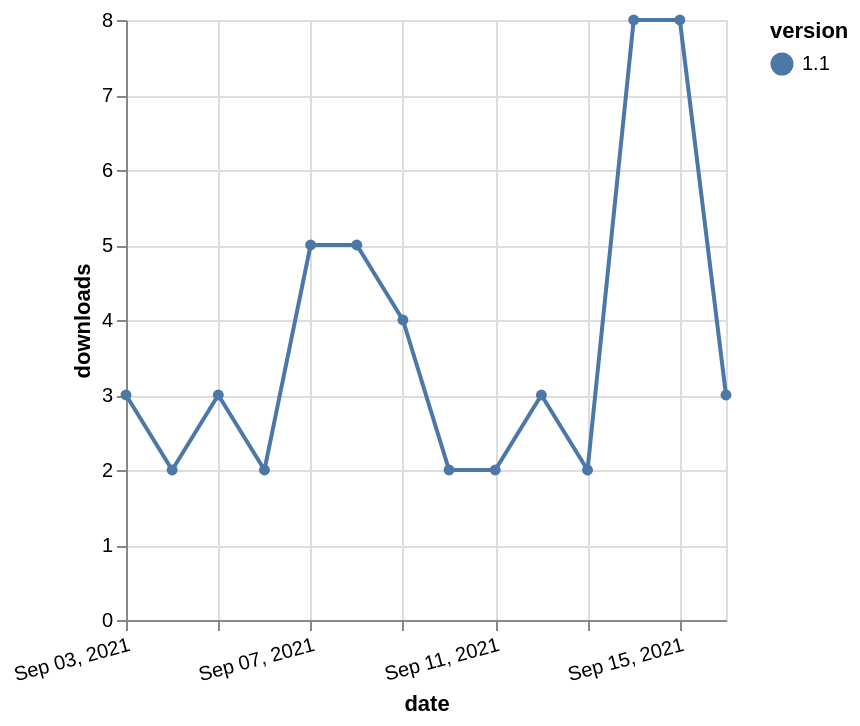

Specify this chart in Vega-Lite:
### Vega-Lite specification from a JSON file in a GitHub repository (floating-point values rounded to 4 significant figures)
{"$schema": "https://vega.github.io/schema/vega-lite/v5.json", "description": "A simple bar chart with embedded data.", "data": {"values": [{"date": "2021-09-03", "total": 3754, "delta": 3, "version": "1.1"}, {"date": "2021-09-04", "total": 3756, "delta": 2, "version": "1.1"}, {"date": "2021-09-05", "total": 3759, "delta": 3, "version": "1.1"}, {"date": "2021-09-06", "total": 3761, "delta": 2, "version": "1.1"}, {"date": "2021-09-07", "total": 3766, "delta": 5, "version": "1.1"}, {"date": "2021-09-08", "total": 3771, "delta": 5, "version": "1.1"}, {"date": "2021-09-09", "total": 3775, "delta": 4, "version": "1.1"}, {"date": "2021-09-10", "total": 3777, "delta": 2, "version": "1.1"}, {"date": "2021-09-11", "total": 3779, "delta": 2, "version": "1.1"}, {"date": "2021-09-12", "total": 3782, "delta": 3, "version": "1.1"}, {"date": "2021-09-13", "total": 3784, "delta": 2, "version": "1.1"}, {"date": "2021-09-14", "total": 3792, "delta": 8, "version": "1.1"}, {"date": "2021-09-15", "total": 3800, "delta": 8, "version": "1.1"}, {"date": "2021-09-16", "total": 3803, "delta": 3, "version": "1.1"}]}, "width": "container", "mark": {"type": "line", "point": {"filled": true}}, "encoding": {"x": {"field": "date", "type": "temporal", "timeUnit": "yearmonthdate", "title": "date", "axis": {"labelAngle": -15}}, "y": {"field": "delta", "type": "quantitative", "title": "downloads"}, "color": {"field": "version", "type": "nominal"}, "tooltip": {"field": "delta"}}}
